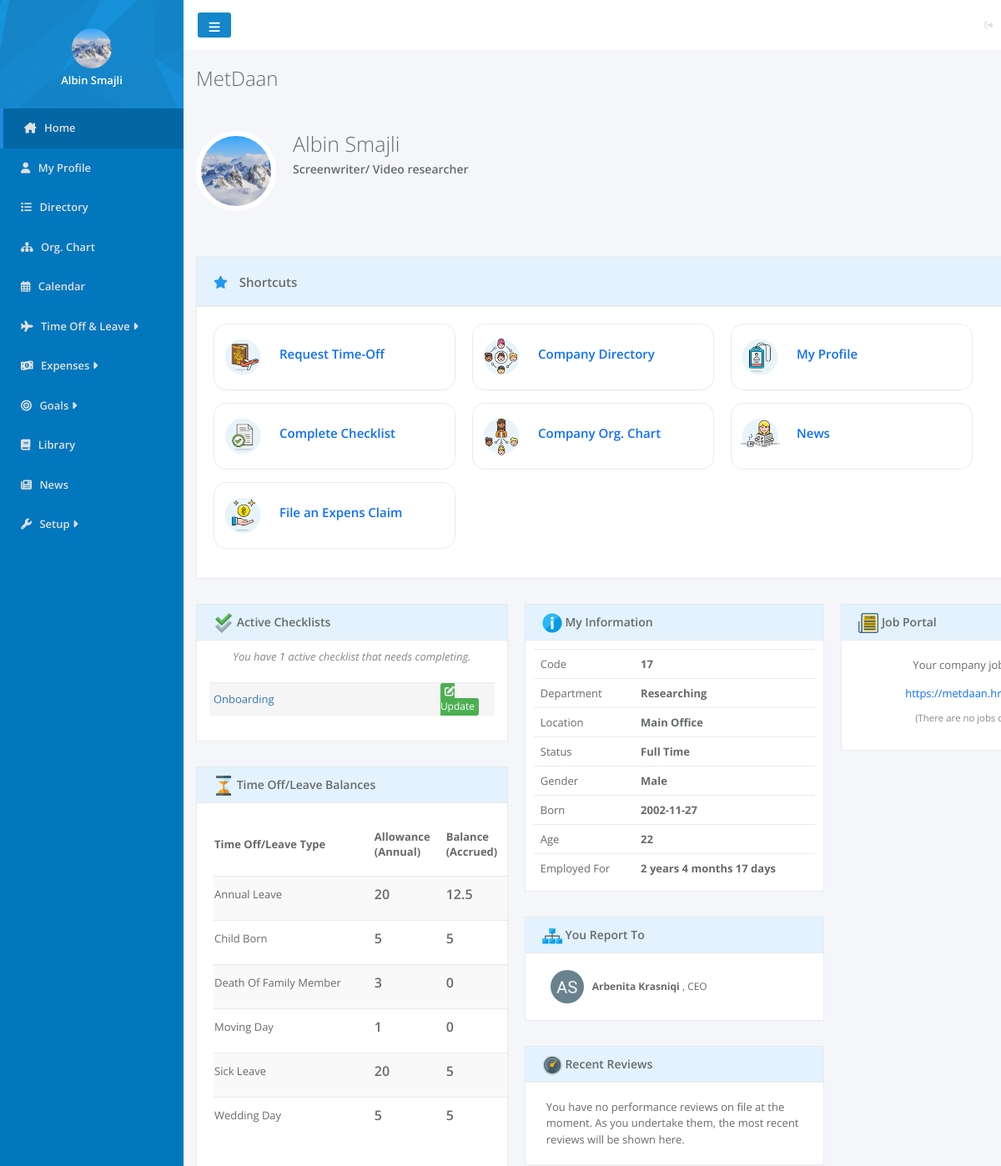
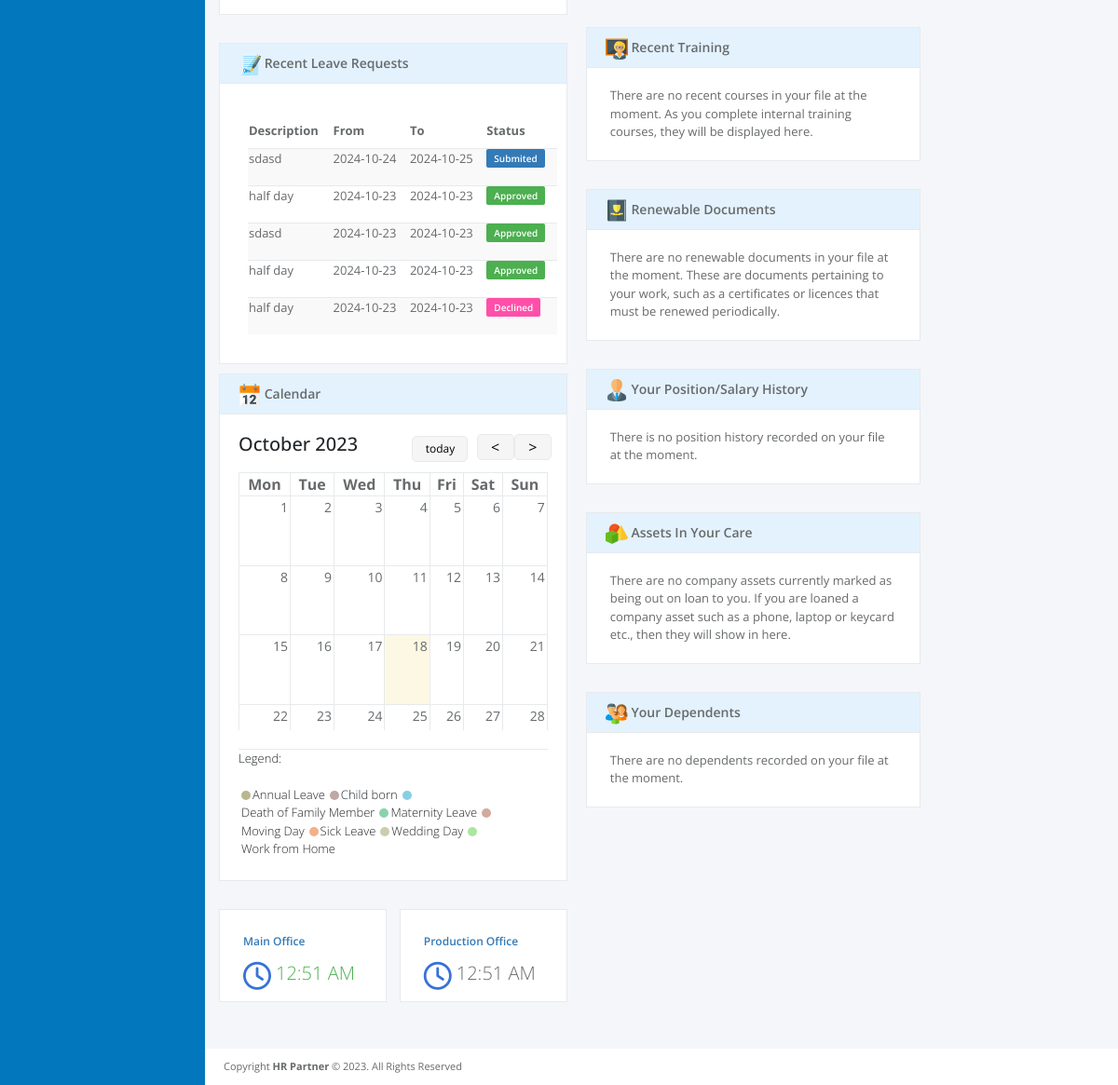
/pages/home.php (signed in), run on the app's committed database (2 pictures, top to bottom).
### tables this page shows
CREATE TABLE `users` (
  `user_id` int(100) NOT NULL,
  `image` varchar(500) DEFAULT NULL,
  `name` varchar(200) NOT NULL,
  `surname` varchar(200) NOT NULL,
  `email` varchar(200) NOT NULL,
  `password` varchar(500) NOT NULL,
  `Position_ID` int(11) DEFAULT NULL,
  `Departament_ID` int(11) DEFAULT NULL,
  `role` int(11) NOT NULL,
  `location` varchar(100) DEFAULT NULL,
  `status` varchar(100) DEFAULT NULL,
  `report_to` int(11) DEFAULT NULL,
  `gender` varchar(10) DEFAULT NULL,
  `born` date DEFAULT NULL,
  `started` date DEFAULT NULL,
  `company` int(11) DEFAULT NULL
);

CREATE TABLE `amountoftimeoff` (
  `id` int(11) NOT NULL,
  `allowance` double NOT NULL,
  `balance` double NOT NULL,
  `planned` double NOT NULL,
  `available` double DEFAULT NULL,
  `time_off_type` int(11) DEFAULT NULL,
  `user_id` int(11) DEFAULT NULL
);

CREATE TABLE `timeofftype` (
  `id` int(11) NOT NULL,
  `time_off` varchar(100) DEFAULT NULL,
  `company_id` int(11) DEFAULT NULL
);

CREATE TABLE `timeoffrequests` (
  `request_id` int(11) NOT NULL,
  `User_ID` int(11) NOT NULL,
  `Head_ID` int(11) NOT NULL,
  `leave_type` varchar(500) NOT NULL,
  `from` date NOT NULL,
  `to` date NOT NULL,
  `duration` double NOT NULL,
  `short_description` varchar(500) NOT NULL,
  `reason` varchar(500) NOT NULL,
  `status` varchar(100) NOT NULL,
  `checkedby` int(11) DEFAULT NULL,
  `checkDate` date DEFAULT NULL,
  `created` date DEFAULT NULL
);

CREATE TABLE `position` (
  `position_id` int(11) NOT NULL,
  `position_name` varchar(100) NOT NULL,
  `company_id` int(11) NOT NULL
);

### pages/home.php (the view, shortened to what the rows shown need)
<?php
require_once '../config.php';
require 'Calendar.php';
$userId = $_SESSION['user_id'];
$companyId = $_SESSION['company'];
$calendar = new Calendar(new CurrentDate(), new CalendarDate());
$calendar->setSundayFirst(false);
$calendar->create();
$currentTime = date('h:i A');
$timeoffQuery = "SELECT * FROM timeofftype LEFT JOIN amountoftimeoff ON timeofftype.id = amountoftimeoff.time_off_type
    where company_id=$companyId and user_id=$userId
    ORDER BY timeofftype.time_off ASC";
$prep = $con->prepare($timeoffQuery);
$prep->execute();
$timeoffs = $prep->fetchAll();
$sql = "  SELECT * FROM users WHERE User_ID = $userId";
$prep = $con->prepare($sql);
$prep->execute();
$data2 = $prep->fetch();
$leaderID = $_SESSION['report_to'];
$sql = "SELECT * from users
        LEFT JOIN position ON users.Position_ID = position.position_id
        LEFT JOIN departament ON users.Departament_ID = departament.departament_id
        WHERE User_ID = $leaderID";
$prep = $con->prepare($sql);
$prep->execute();
$leaderData = $prep->fetch();
$leaderName = $leaderData["name"];
$leaderSurname = $leaderData["surname"];
$leaderPosition = $leaderData["position_name"];
$sql = "SELECT * From timeoffrequests
    WHERE User_ID =$userId
    ORDER BY timeoffrequests.request_id DESC LIMIT 0, 5";
$prep = $con->prepare($sql);
$prep->execute();
$requestDatas = $prep->fetchAll();
?>
<head>
    <link href="https://cdn.jsdelivr.net/npm/bootstrap@5.3.1/dist/css/bootstrap.min.css" rel="stylesheet"
>
    <link rel="stylesheet" href="../css/home.css">
</head>
<body>
    <div>
        <?php include '../template/sidebar.php' ?>
    </div>
    <div id="main">
        <div class="name">
            <?php echo "<h2>" . $_SESSION['company_name'] . "</h2>"; ?>
        </div>
        <div class="homeHead">
            <div class="image">
                <img src="../userIMG/<?= $data2['image'] ?>" alt="" width="120px" height="120px">
            </div>
            <div class="peronal">
                <?php echo '<h2>' . $_SESSION['name'] . '</h2>'; ?>
            </div>
        </div>
        <div class="thirdContainer">
            <div class="leftDiv">
                <div class="timeOff">
                    <div class="timeOffBody">
                        <table class="leavs">
                            <thead>
                                <tr>
                                    <td>Time Off/Leave Type</td>
                                    <td>Allowance <br> (Annual)</td>
                                    <td>Balance <br> (Accrued)</td>
                                </tr>
                            </thead>
                            <tbody>
                                <?php foreach ($timeoffs as $timeoff): ?>
                                    <tr>
                                        <td class="leavType"><?= $timeoff['time_off'] ?> </td>
                                        <td><?= $timeoff['allowance'] ?></td>
                                        <td><?= $timeoff['balance'] ?></td>
                                    </tr>
                                <?php endforeach; ?>
                            </tbody>
                        </table>
                    </div>
                </div>
                <div class="recentLeaveRequests">
                    <div class="recentLeaveRequestsBody">
                        <table class="recentLeave">
                            <thead>
                                <tr>
                                    <td>Description</td>
                                    <td>From</td>
                                    <td>To</td>
                                    <td>Status</td>
                                </tr>
                            </thead>
                            <tbody>
                                <?php foreach ($requestDatas as $requestData): ?>
                                    <tr>
                                        <td>
                                            <?= $requestData['short_description'] ?>
                                        </td>
                                        <td>
                                            <?= $requestData['from'] ?>
                                        </td>
                                        <td>
                                            <?= $requestData['to'] ?>
                                        </td>
                                        <td>
                                            <?php if ($requestData['status'] == 'Submited') { ?>
                                                <span class='submited'>
                                                    <?= $requestData['status'] ?>
                                                </span>
                                            <?php } elseif ($requestData['status'] == 'Approved') { ?>
                                                <span class='approved'>
                                                    <?= $requestData['status'] ?>
                                                </span>
                                            <?php } elseif ($requestData['status'] == 'Declined') { ?>
                                                <span class='decline'>
                                                    <?= $requestData['status'] ?>
                                                </span>
                                            <?php } ?>
                                        </td>
                                    </tr>
                                <?php endforeach; ?>
                            </tbody>
                        </table>
                    </div>
                </div>
                <div class="Calendar">
                    <div class="calendarBody">
                        <div class="calendarTableDiv">
                            <table class="calendarTable">
                                <thead>
                                    <?php foreach ($calendar->getDayLabels() as $dayLabel): ?>
                                        <th>
                                            <?php echo $dayLabel ?>
                                        </th>
                                    <?php endforeach; ?>
                                </thead>
                            </table>
                        </div>
                    </div>
                </div>
                <div class="clocks">
                    <div class="clock1">
                        <div class="clock1-2">
                            <?php echo '<h2>' . $currentTime . '</h2>' ?>
                        </div>
                    </div>
                    <div class="clock2">
                        <div class="clock2-2">
                            <?php echo '<h2>' . $currentTime . '</h2>' ?>
                        </div>
                    </div>
                </div>
            </div>
            <div class="midDiv">
                <div class="MyInfo">
                    <div class="MyInfoBody">
                        <div class="MyInfoContent">
                            <table class="personalInfo">
                                <tbody>
                                    <tr>
                                        <?php echo '<th>' . $_SESSION['user_id'] . '</th>'; ?>
                                    </tr>
                                    <tr>
                                        <?php echo '<th>' . $_SESSION['departament'] . '</th>'; ?>
                                    </tr>
                                    <tr>
                                        <?php echo '<th>' . $_SESSION['location'] . '</th>'; ?>
                                    </tr>
                                    <tr>
                                        <?php echo '<th>' . $_SESSION['status'] . '</th>'; ?>
                                    </tr>
                                    <tr>
                                        <?php if ($_SESSION['gender'] == null) {
                                            echo '<th>  N/A  </th>';
                                        } else {
                                            echo '<th>' . $_SESSION['gender'] . '</th>';
                                        } ?>
                                    </tr>
                                    <tr>
                                        <?php echo '<th>' . $_SESSION['born'] . '</th>'; ?>
                                    </tr>
                                    <tr>
                                        <td>Age</td>
                                        <?php
                                        if (!$_SESSION['born'] == null) {
                                            $currentDate = gmdate('Y-m-d');
                                            $currentDate = date_create($currentDate);
                                            $birthDay = $data2['born'];
                                            $birthDay = date_create($birthDay);
                                            $mosha = date_diff($birthDay, $currentDate);
                                            echo '<th>' . $mosha->y . '</th>';
                                        } else {
                                            echo '<th>  N/A  </th>';
                                        } ?>
                                    </tr>
                                    <tr>
                                        <td>Employed For</td>
                                        <?php
                                        $currentDate = gmdate('Y-m-d');
                                        $currentDate = date_create($currentDate);
                                        $startedDate = $data2['started'];
                                        $startedDate = date_create($startedDate);
                                        $worksFor = date_diff($startedDate, $currentDate);
                                        echo '<th>' . $worksFor->y . ' years ' . $worksFor->m . ' months ' . $worksFor->d . ' days' . '</th>';
                                        ?>
                                    </tr>
                                </tbody>
                            </table>
                        </div>
                    </div>
                </div>
                <div class="ReportsTo">
                    <div class="ReportsToBody">
                        <img src="../images/albin-smajli.png" alt="">
                        <p><Strong><?= $leaderName ?> <?= $leaderSurname ?> </Strong> , <?= $leaderPosition ?></p>
                    </div>
                </div>
            </div>
        </div>
    </div>
</body>
</html>

### template/sidebar.php (shortened to what the rows shown need)
<?php $sql = "SELECT u.user_id, u.image from users u where user_id=$userId";
$prep = $con->prepare($sql);
$prep->execute();
$userImages = $prep->fetchAll();
?>
<head>
    <link rel="stylesheet" href="../css/index.css">
</head>
<div id="sidebar">
    <ul id="sidebarElements">
        <li id="profile">
            <div class="profile-element">
                <span class="profile-element-image">
                    <?php foreach ($userImages as $userImage): ?>
                        <img src="../userIMG/<?= $userImage['image'] ?>" alt="">
                    <?php endforeach; ?>
                </span>
            </div>
        </li>
    </ul>
</div>

### data on the page
users: image (picture), born "22", started "2", started "4", started "17"
amountoftimeoff: time_off_type.time_off "Annual Leave", allowance "20", balance "12.5"
amountoftimeoff: time_off_type.time_off "Child Born", allowance "5", balance "5"
amountoftimeoff: time_off_type.time_off "Death Of Family Member", allowance "3", balance "0"
amountoftimeoff: time_off_type.time_off "Moving Day", allowance "1", balance "0"
amountoftimeoff: time_off_type.time_off "Sick Leave", allowance "20", balance "5"
amountoftimeoff: time_off_type.time_off "Wedding Day", allowance "5", balance "5"
timeoffrequests: short_description "sdasd", from "2024-10-24", to "2024-10-25", status "Submited"
timeoffrequests: short_description "half day", from "2024-10-23", to "2024-10-23", status "Approved"
timeoffrequests: short_description "sdasd", from "2024-10-23", to "2024-10-23", status "Approved"
timeoffrequests: short_description "half day", from "2024-10-23", to "2024-10-23", status "Approved"
timeoffrequests: short_description "half day", from "2024-10-23", to "2024-10-23", status "Declined"
users: name "Arbenita", surname "Krasniqi", Position_ID.position_name "CEO"

### other printed values
$userName "Albin Smajli"
$_SESSION['company_name'] "MetDaan"
$_SESSION['name'] "Albin Smajli"
$_SESSION['position'] "Screenwriter/ Video researcher"
$dayLabel "Mon"
$dayLabel "Tue"
$dayLabel "Wed"
$dayLabel "Thu"
$dayLabel "Fri"
$dayLabel "Sat"
$dayLabel "Sun"
$day['dayNumber'] "1"
$day['dayNumber'] "2"
$day['dayNumber'] "3"
$day['dayNumber'] "4"
